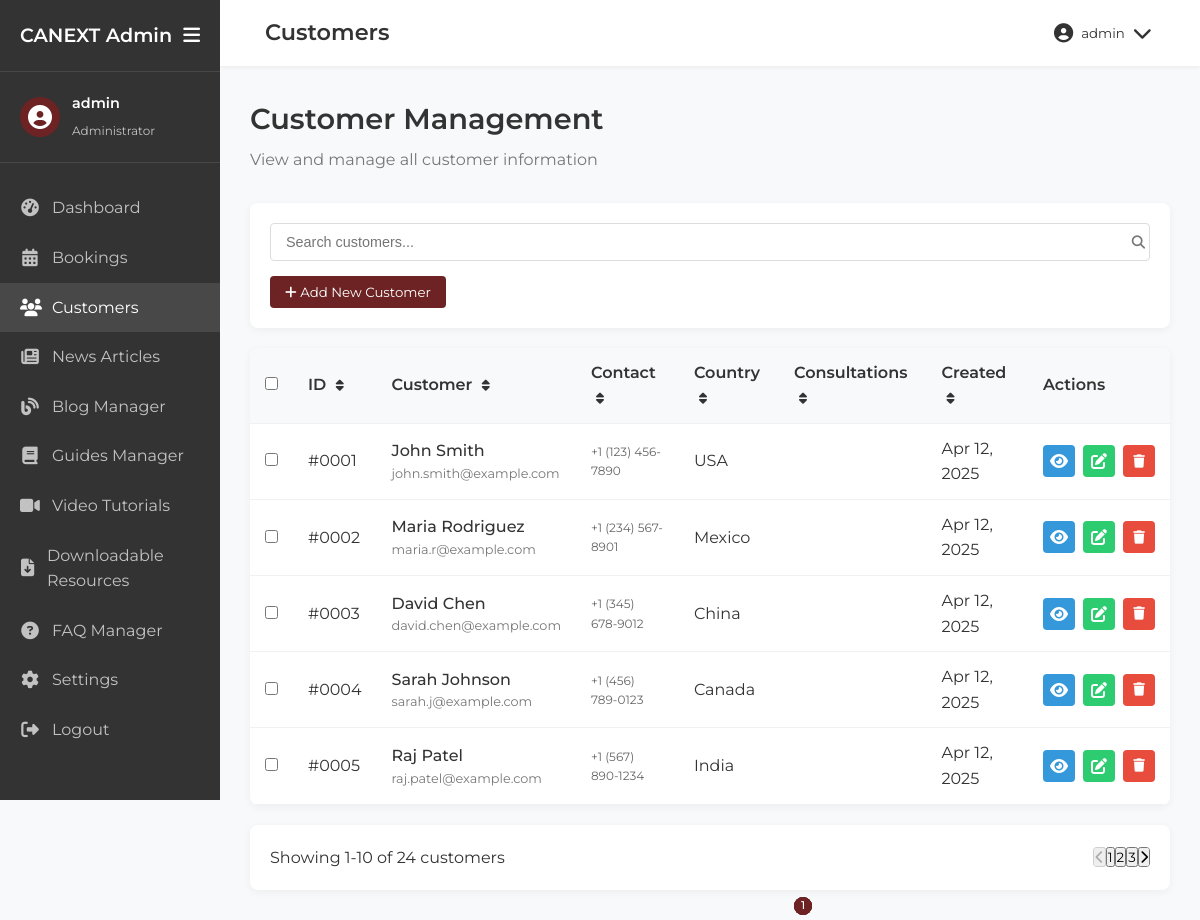
Screenshot of /admin/customers.php (signed in) with the database file from the repository.
### tables this page shows
CREATE TABLE customers (
    id INT AUTO_INCREMENT PRIMARY KEY,
    first_name VARCHAR(50) NOT NULL,
    last_name VARCHAR(50) NOT NULL,
    email VARCHAR(100) NOT NULL UNIQUE,
    phone VARCHAR(20),
    address TEXT,
    city VARCHAR(50),
    postal_code VARCHAR(20),
    country VARCHAR(50),
    date_of_birth DATE,
    citizenship VARCHAR(50),
    passport_number VARCHAR(50),
    immigration_status VARCHAR(50),
    notes TEXT,
    created_at TIMESTAMP DEFAULT CURRENT_TIMESTAMP,
    updated_at TIMESTAMP DEFAULT CURRENT_TIMESTAMP ON UPDATE CURRENT_TIMESTAMP
);

### admin/includes/db_connection.php (called while the page is built, shortened)
<?php
$db_host = '193.203.184.121';
$db_user = 'u911550082_canext';
$db_pass = 'Milk@sdk14';
$db_name = 'u911550082_canext';
$conn = new mysqli($db_host, $db_user, $db_pass, $db_name);
function executeQuery($sql) {
    global $conn;
    return $conn->query($sql);
}
?>

### admin/customers.php (the view, shortened to what this page needs)
<?php include('includes/header.php');
include('includes/db_connection.php');
$sql = "SELECT * FROM customers ORDER BY created_at DESC";
$result = executeQuery($sql);
?>
<div class="admin-content-header">
    <h1>Customer Management</h1>
    <p>View and manage all customer information</p>
</div>
<div class="admin-controls">
    <div class="admin-search">
        <input type="text" placeholder="Search customers..." id="customer-search">
        <button><i class="fas fa-search"></i></button>
    </div>
    <div class="admin-actions">
        <button class="btn-primary" id="add-customer-btn">
            <i class="fas fa-plus"></i> Add New Customer
        </button>
    </div>
</div>
<div class="admin-table-container">
    <table class="admin-table customer-table">
        <thead>
            <tr>
                <th>
                    <input type="checkbox" id="select-all-customers">
                </th>
                <th>ID <i class="fas fa-sort"></i></th>
                <th>Customer <i class="fas fa-sort"></i></th>
                <th>Contact <i class="fas fa-sort"></i></th>
                <th>Country <i class="fas fa-sort"></i></th>
                <th>Consultations <i class="fas fa-sort"></i></th>
                <th>Created <i class="fas fa-sort"></i></th>
                <th>Actions</th>
            </tr>
        </thead>
        <tbody>
            <?php if ($result && $result->num_rows > 0): ?>
                <?php while($customer = $result->fetch_assoc()):
                    $customer_email = $customer['email'];
                    $consult_sql = "SELECT COUNT(*) as count FROM appointments WHERE email = '$customer_email'";
                    $consult_result = executeQuery($consult_sql);
                    $consult_count = 0;
                    if ($consult_result && $consult_result->num_rows > 0) {
                        $consult_data = $consult_result->fetch_assoc();
                        $consult_count = $consult_data['count'];
                    }
                ?>
                    <tr>
                        <td><input type="checkbox" class="customer-select"></td>
                        <td>#<?php echo str_pad($customer['id'], 4, '0', STR_PAD_LEFT); ?></td>
                        <td>
                            <div class="customer-info">
                                <span class="customer-name"><?php echo $customer['first_name'] . ' ' . $customer['last_name']; ?></span>
                                <span class="customer-email"><?php echo $customer['email']; ?></span>
                            </div>
                        </td>
                        <td>
                            <div class="customer-contact">
                                <span class="customer-phone"><?php echo $customer['phone']; ?></span>
                            </div>
                        </td>
                        <td><?php echo $customer['country'] ?? 'N/A'; ?></td>
                        <td>
                            <span class="consultation-count"><?php echo $consult_count; ?></span>
                        </td>
                        <td>
                            <div class="created-date">
                                <span><?php echo date('M j, Y', strtotime($customer['created_at'])); ?></span>
                            </div>
                        </td>
                        <td>
                            <div class="action-buttons">
                                <a href="view_customer.php?id=<?php echo $customer['id']; ?>" class="action-btn view-btn" title="View">
                                    <i class="fas fa-eye"></i>
                                </a>
                                <a href="edit_customer.php?id=<?php echo $customer['id']; ?>" class="action-btn edit-btn" title="Edit">
                                    <i class="fas fa-edit"></i>
                                </a>
                                <button type="button" class="action-btn delete-btn" title="Delete"
                                        onclick="confirmDelete(<?php echo $customer['id']; ?>, '<?php echo htmlspecialchars($customer['first_name'] . ' ' . $customer['last_name']); ?>')">
                                    <i class="fas fa-trash"></i>
                                </button>
                            </div>
                        </td>
                    </tr>
                <?php endwhile; ?>
            <?php else: ?>
                <tr>
                    <td colspan="8" style="text-align: center;">No customers found</td>
                </tr>
            <?php endif; ?>
        </tbody>
    </table>
</div>
<div class="admin-table-footer">
    <div class="table-info">
        Showing <span>1-10</span> of <span>24</span> customers
    </div>
    <div class="pagination">
        <button class="page-btn" disabled><i class="fas fa-chevron-left"></i></button>
        <button class="page-btn active">1</button>
        <button class="page-btn">2</button>
        <button class="page-btn">3</button>
        <button class="page-btn"><i class="fas fa-chevron-right"></i></button>
    </div>
</div>
<?php include('includes/footer.php'); ?>

### admin/css/admin-styles.css (style rules this page uses)
:root { --color-cream: #FEF9E1; --color-gold: #E5D0AC; --color-red: #e51f13; --color-burgundy: #6D2323; --color-dark: #333333; --color-light: #FFFFFF; --color-gray: #f5f5f5; --color-gray-dark: #777777; --font-primary: 'Montserrat', sans-serif; --font-secondary: 'Lora', serif; --transition: all 0.3s ease; --sidebar-width: 250px; --sidebar-collapsed-width: 70px; }
*, *::before, *::after { margin: 0; padding: 0; box-sizing: border-box; }
body { font-family: var(--font-primary); background-color: #f8f9fa; color: var(--color-dark); line-height: 1.6; }
a { text-decoration: none; color: inherit; }
button { cursor: pointer; font-family: var(--font-primary); }
.admin-content-header { margin-bottom: 30px; }
.admin-content-header h1 { font-size: 1.8rem; font-weight: 600; color: var(--color-dark); margin-bottom: 5px; }
.admin-content-header p { color: var(--color-gray-dark); }
.booking-datetime, .customer-info, .customer-contact, .created-date { display: flex; flex-direction: column; }
.booking-date, .customer-name, .consultation-count { font-weight: 500; color: var(--color-dark); }
.booking-time, .customer-email, .customer-phone { font-size: 12px; color: #666; }
.admin-table { width: 100%; border-collapse: collapse; }
.admin-table th, .admin-table td { padding: 12px 15px; text-align: left; }
.admin-table th { background-color: #f8f9fa; font-weight: 600; color: var(--color-dark); border-bottom: 1px solid #f1f1f1; }
.admin-table th i { margin-left: 5px; font-size: 0.8rem; cursor: pointer; }
.admin-table tbody tr { border-bottom: 1px solid #f1f1f1; }
.consultation-count { position: absolute; bottom: 5px; font-size: 0.7rem; background-color: var(--color-burgundy); color: white; width: 18px; height: 18px; border-radius: 50%; display: flex; justify-content: center; align-items: center; }
.admin-controls { margin-bottom: 20px; background-color: white; border-radius: 8px; padding: 20px; box-shadow: 0 2px 8px rgba(0,0,0,0.05); }
.admin-search { position: relative; margin-bottom: 15px; }
.admin-search input { width: 100%; padding: 10px 40px 10px 15px; border: 1px solid #ddd; border-radius: 4px; font-size: 0.9rem; }
.admin-search button { position: absolute; right: 5px; top: 50%; transform: translateY(-50%); background: none; border: none; color: var(--color-gray-dark); }
.admin-table-container { background-color: white; border-radius: 8px; overflow: hidden; box-shadow: 0 2px 8px rgba(0,0,0,0.05); margin-bottom: 20px; }
.customer-info { display: flex; flex-direction: column; }
.customer-name { font-weight: 500; }
.customer-email { font-size: 0.8rem; color: var(--color-gray-dark); }
.action-buttons { display: flex; justify-content: center; gap: 8px; }
.action-btn { width: 32px; height: 32px; border-radius: 4px; display: flex; align-items: center; justify-content: center; color: white; transition: all 0.2s ease; border: none; cursor: pointer; }
.view-btn { background-color: #3498db; }
.edit-btn { background-color: #2ecc71; }
.delete-btn { background-color: #e74c3c; }
.admin-table-footer { display: flex; justify-content: space-between; align-items: center; padding: 20px; background-color: white; border-radius: 8px; box-shadow: 0 2px 8px rgba(0,0,0,0.05); }
.pagination { display: flex; list-style: none; padding: 0; margin: 0; border-radius: 4px; overflow: hidden; }
table th:last-child, table td:last-child { min-width: 120px; }
.btn-primary { background-color: var(--color-burgundy); color: white; border: none; padding: 8px 15px; border-radius: 4px; cursor: pointer; }

### rows the page displays
customers: id "0001", first_name "John", last_name "Smith", email "john.smith@example.com", phone "+1 (123) 456-7890", country "USA", created_at "Apr 12, 2025"
customers: id "0002", first_name "Maria", last_name "Rodriguez", email "maria.r@example.com", phone "+1 (234) 567-8901", country "Mexico", created_at "Apr 12, 2025"
customers: id "0003", first_name "David", last_name "Chen", email "david.chen@example.com", phone "+1 (345) 678-9012", country "China", created_at "Apr 12, 2025"
customers: id "0004", first_name "Sarah", last_name "Johnson", email "sarah.j@example.com", phone "+1 (456) 789-0123", country "Canada", created_at "Apr 12, 2025"
customers: id "0005", first_name "Raj", last_name "Patel", email "raj.patel@example.com", phone "+1 (567) 890-1234", country "India", consult_count "1", created_at "Apr 12, 2025"

### other values shown
$_SESSION['admin_username'] "admin"
str_replace(array('.php', '_'), array('', ' '), $current_page) "Customers"
